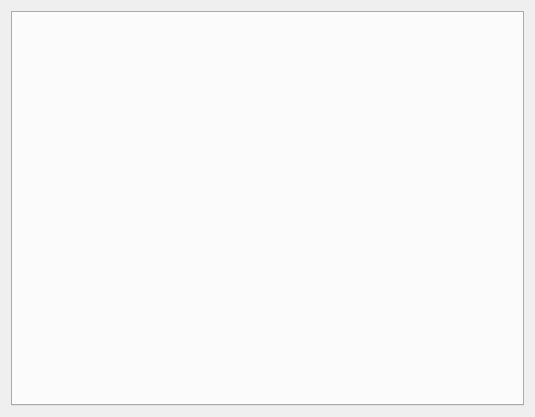
<?xml version="1.0" encoding="UTF-8"?>
<ui version="4.0">
 <class>mainwdsforonepage</class>
 <widget class="QWidget" name="mainwdsforonepage">
  <property name="geometry">
   <rect>
    <x>0</x>
    <y>0</y>
    <width>535</width>
    <height>417</height>
   </rect>
  </property>
  <property name="windowTitle">
   <string>Form</string>
  </property>
  <layout class="QVBoxLayout" name="verticalLayout">
   <item>
    <widget class="QTabWidget" name="tabWidget">
     <property name="currentIndex">
      <number>-1</number>
     </property>
    </widget>
   </item>
  </layout>
 </widget>
 <resources/>
 <connections/>
</ui>
